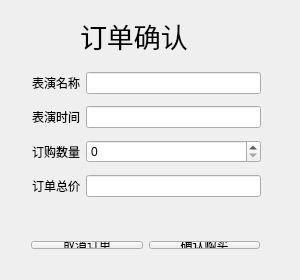
<?xml version="1.0" encoding="UTF-8"?>
<ui version="4.0">
 <class>Cforder</class>
 <widget class="QWidget" name="Cforder">
  <property name="geometry">
   <rect>
    <x>0</x>
    <y>0</y>
    <width>300</width>
    <height>280</height>
   </rect>
  </property>
  <property name="windowTitle">
   <string>Cforder</string>
  </property>
  <widget class="QLabel" name="label">
   <property name="geometry">
    <rect>
     <x>80</x>
     <y>10</y>
     <width>141</width>
     <height>51</height>
    </rect>
   </property>
   <property name="font">
    <font>
     <family>Adobe Devanagari</family>
     <pointsize>20</pointsize>
    </font>
   </property>
   <property name="text">
    <string>订单确认</string>
   </property>
   <property name="scaledContents">
    <bool>false</bool>
   </property>
  </widget>
  <widget class="QWidget" name="layoutWidget">
   <property name="geometry">
    <rect>
     <x>20</x>
     <y>230</y>
     <width>251</width>
     <height>30</height>
    </rect>
   </property>
   <layout class="QHBoxLayout" name="horizontalLayout">
    <item>
     <widget class="QPushButton" name="cancelButton">
      <property name="text">
       <string>取消订单</string>
      </property>
     </widget>
    </item>
    <item>
     <widget class="QPushButton" name="confirmButton">
      <property name="text">
       <string>确认购买</string>
      </property>
     </widget>
    </item>
   </layout>
  </widget>
  <widget class="QWidget" name="layoutWidget">
   <property name="geometry">
    <rect>
     <x>21</x>
     <y>55</y>
     <width>251</width>
     <height>161</height>
    </rect>
   </property>
   <layout class="QGridLayout" name="gridLayout">
    <item row="0" column="0">
     <widget class="QLabel" name="label_2">
      <property name="text">
       <string>表演名称</string>
      </property>
     </widget>
    </item>
    <item row="0" column="1">
     <widget class="QLineEdit" name="name"/>
    </item>
    <item row="1" column="0">
     <widget class="QLabel" name="label_3">
      <property name="text">
       <string>表演时间</string>
      </property>
     </widget>
    </item>
    <item row="1" column="1">
     <widget class="QLineEdit" name="time"/>
    </item>
    <item row="2" column="0">
     <widget class="QLabel" name="label_4">
      <property name="text">
       <string>订购数量</string>
      </property>
     </widget>
    </item>
    <item row="2" column="1">
     <widget class="QSpinBox" name="num"/>
    </item>
    <item row="3" column="0">
     <widget class="QLabel" name="label_5">
      <property name="text">
       <string>订单总价</string>
      </property>
     </widget>
    </item>
    <item row="3" column="1">
     <widget class="QLineEdit" name="total"/>
    </item>
   </layout>
  </widget>
 </widget>
 <layoutdefault spacing="6" margin="11"/>
 <resources/>
 <connections/>
</ui>
